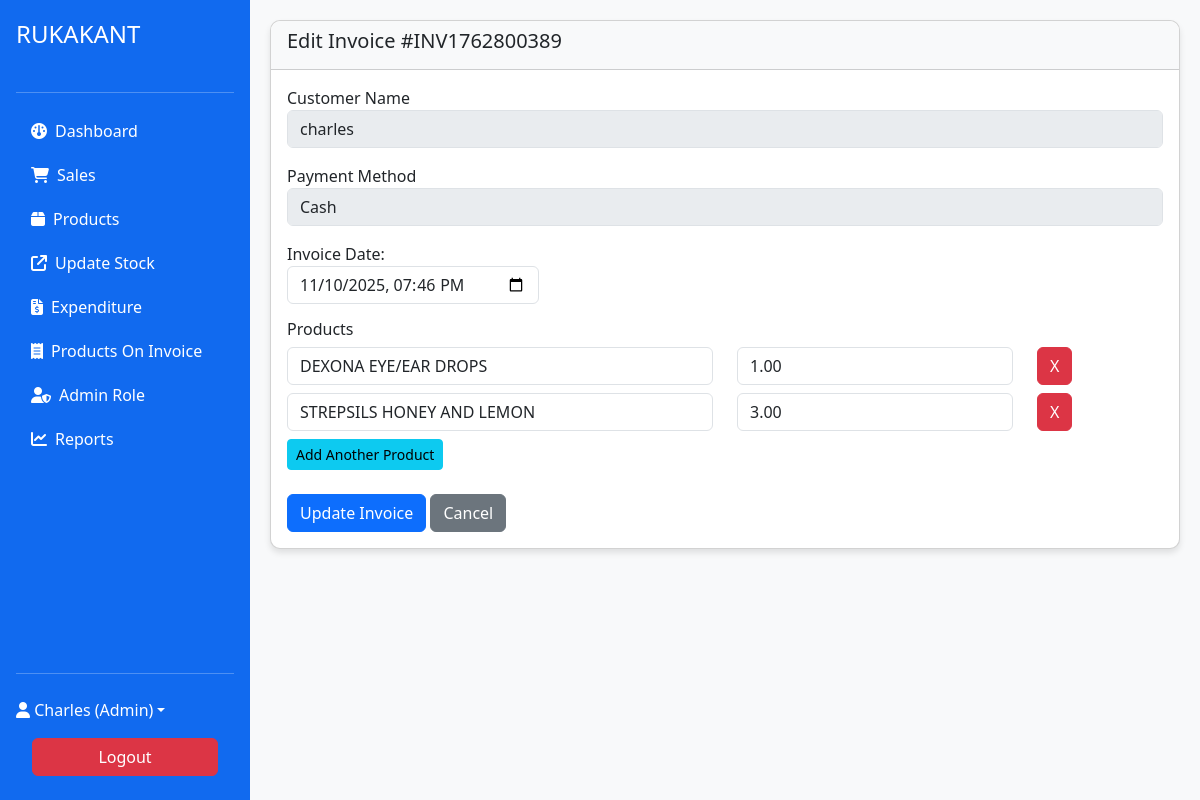
/system/edit_invoice.php?id=816 (signed in), run on the app's committed database.
### tables this page shows
CREATE TABLE `sales_pharm` (
  `id` int(11) NOT NULL,
  `invoice_number` varchar(20) NOT NULL,
  `user_id` int(11) NOT NULL,
  `customer_name` varchar(100) DEFAULT NULL,
  `total_amount` decimal(10,2) NOT NULL,
  `discount` decimal(10,2) DEFAULT 0.00,
  `tax` decimal(10,2) DEFAULT 0.00,
  `net_amount` decimal(10,2) NOT NULL,
  `payment_method` enum('cash','card','mobile_money') NOT NULL,
  `transaction_id` varchar(255) DEFAULT NULL,
  `date` datetime DEFAULT current_timestamp(),
  `notes` text DEFAULT NULL
);

CREATE TABLE `sale_items_pharm` (
  `id` int(11) NOT NULL,
  `sale_id` int(11) NOT NULL,
  `product_id` int(11) NOT NULL,
  `quantity` decimal(10,2) DEFAULT NULL,
  `price` decimal(10,2) NOT NULL,
  `total` decimal(10,2) NOT NULL
);

CREATE TABLE `products_pharm` (
  `id` int(11) NOT NULL,
  `name` varchar(100) NOT NULL,
  `description` text DEFAULT NULL,
  `category_id` int(11) DEFAULT NULL,
  `batch_number` varchar(50) NOT NULL,
  `quantity` decimal(10,2) DEFAULT NULL,
  `buying_price` decimal(10,2) NOT NULL,
  `selling_price` decimal(10,2) NOT NULL,
  `expiry_date` date NOT NULL,
  `supplier_id` int(11) DEFAULT NULL,
  `created_at` datetime DEFAULT current_timestamp(),
  `updated_at` datetime DEFAULT NULL ON UPDATE current_timestamp(),
  `minimum_stock_level` int(11) DEFAULT 10,
  `barcode` varchar(50) DEFAULT NULL,
  `unit_type` varchar(20) DEFAULT NULL,
  `invoice_number` varchar(100) DEFAULT NULL
);

### includes/db.php (called while the page is built, shortened)
<?php
class Database
{
    private $host = 'localhost';
    private $user = 'root';
    private $pass = '';
    private $dbname = 'hospital_management';
    private $conn;
    public function __construct()
    {
        $this->conn = new mysqli($this->host, $this->user, $this->pass, $this->dbname);
    }
    public function query($sql, $params = [])
    {
        $stmt = $this->conn->prepare($sql);
        if (!empty($params)) {
            $types = str_repeat('s', count($params));
            $stmt->bind_param($types, ...$params);
        }
        $stmt->execute();
        $result = $stmt->get_result();
        return $result ? $result->fetch_all(MYSQLI_ASSOC) : false;
    }
    public function fetchOne($sql, $params = [])
    {
        $stmt = $this->conn->prepare($sql);
        if (!empty($params)) {
            $types = str_repeat('s', count($params));
            $stmt->bind_param($types, ...$params);
        }
        $stmt->execute();
        $result = $stmt->get_result();
        return $result ? $result->fetch_assoc() : null;
    }
}

### system/edit_invoice.php (the view, shortened to what this page needs)
<?php
require_once '../includes/header.php';
$sale_id = (int) ($_GET['id'] ?? 0);
$sale = $db->fetchOne("SELECT * FROM sales_pharm WHERE id = ?", [$sale_id]);
$sale_items = $db->query("
    SELECT si.*, p.name
    FROM sale_items_pharm si
    JOIN products_pharm p ON si.product_id = p.id
    WHERE si.sale_id = ?
", [$sale_id]);
?>
<div class="card">
    <div class="card-header">
        <h5>Edit Invoice #<?= htmlspecialchars($sale['invoice_number']) ?></h5>
    </div>
    <div class="card-body">
        <form method="POST">
            <div class="mb-3">
                <label>Customer Name</label>
                <input type="text" name="customer_name" value="<?= htmlspecialchars($sale['customer_name']) ?>"
                    class="form-control" disabled>
            </div>
            <div class="mb-3">
                <label>Payment Method</label>
                <select name="payment_method" class="form-control" disabled>
                    <option value="cash" <?= $sale['payment_method'] === 'cash' ? 'selected' : '' ?>>Cash</option>
                </select>
            </div>
            <div class="mb-3">
                <label for="invoiceDate">Invoice Date:</label>
                <br>
                <input type="datetime-local" id="invoiceDate" name="invoice_date" class="form-control"
                    style="width:auto; display:inline-block;"
                    value="<?= date('Y-m-d\TH:i', strtotime($sale['date'])) ?>">
            </div>
            <h6>Products</h6>
            <div id="productList">
                <?php foreach ($sale_items as $index => $item): ?>
                    <div class="row mb-2 product-row">
                        <div class="col-md-6 dropdown">
                            <input type="text" class="form-control product-input"
                                value="<?= htmlspecialchars($item['name']) ?>" placeholder="Select a product" readonly>
                        </div>
                        <div class="col-md-4">
                            <input type="number" name="products[<?= $index ?>][quantity]" class="form-control"
                                value="<?= $item['quantity'] ?>" min="0.1" step="0.1" required>
                        </div>
                        <div class="col-md-2">
                            <button type="button" class="btn btn-danger remove-row">X</button>
                        </div>
                    </div>
                <?php endforeach; ?>
            </div>
            <button type="button" class="btn btn-sm btn-info" id="addProduct">Add Another Product</button>
            <br><br>
            <button type="submit" class="btn btn-primary">Update Invoice</button>
            <a href="closed_invoice.php?id=<?= $sale_id ?>" class="btn btn-secondary">Cancel</a>
        </form>
    </div>
</div>
<?php require_once '../includes/footer.php'; ?>

### assets/css/style.css (style rules this page uses)
body { font-family: 'Segoe UI', Tahoma, Geneva, Verdana, sans-serif; background-color: #f8f9fa; }
.card { border-radius: 10px; box-shadow: 0 4px 6px rgba(0, 0, 0, 0.1); margin-bottom: 20px; }
.card-header { border-radius: 10px 10px 0 0 !important; background-color: #f8f9fa; font-weight: 600; }

### includes/header.php (style rules this page uses)
body, html { margin: 0; padding: 0; height: 100%; }

### system/edit_invoice.php (style rules this page uses)
.dropdown { position: relative; display: inline-block; }

### data on the page
sales_pharm: invoice_number "INV1762800389", customer_name "charles", payment_method "Cash", invoice_date "11/10/2025 19:46"
sale_items_pharm: product.name "DEXONA EYE/EAR DROPS", quantity "1.00"
sale_items_pharm: product.name "STREPSILS HONEY AND LEMON", quantity "3.00"

### other printed values
$_SESSION['full_name'] "Charles"
$_SESSION['role'] "Admin"
